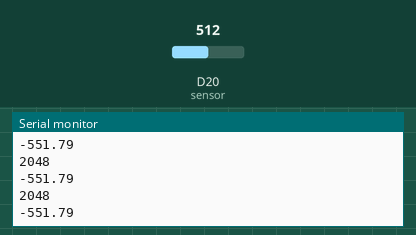
Simulated run of this sketch. Board: Arduino Zero (SAMD21). Shown: the last lines printed to the serial monitor. Inputs (shaded band) come from the test bench; at power-on: D20 (sensor) = 512 (analog values on the 0–1023 scale).

Above: at 1.2 s.
1.3 s: D20 (sensor) set to 716
At 1.68 s:
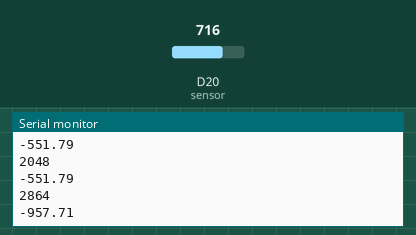
2.8 s: D20 (sensor) set to 900
At 2.93 s:
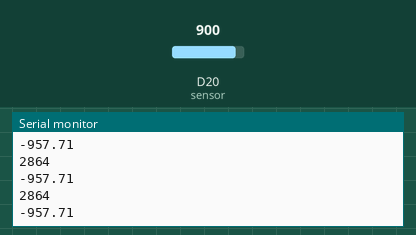
Timing chart, 0 to 5.8 s (numbered marks = the images above; inputs shaded):
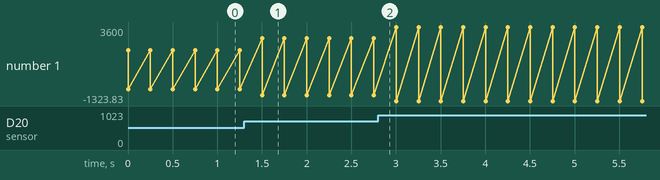

Measured:
- after the input at 1.3 s, the serial monitor: prints a new line after 0.20 s (image 1)
- plotted number 1: -551.79 → -957.71 after the input at 1.3 s, -957.71 → -1323.83 after the input at 2.8 s

The sketch:

test-temperature.ino
```cpp
/*
  check temperature sensor

  Setup: needs a dataviewer to view the result

  Expected result: the current temperture in degrees C printed on the dataviewer,
   interleaved with the raw binary code readout from the temperature sensor

*/

void setup() {
  Serial.begin(9600);
  analogReadResolution(12);
}


void loop() {
  int tempcode = analogRead(A6); // A6 is the temperature sensor
  Serial.println(tempcode);
  float tempV = ((float) tempcode) * (3300.0 / 4095.0);

  float temp = 25.0 - ((tempV - 716.0) / 1.62); // 716mV and 1.62mV/C are from the KL02 datasheet

  Serial.println(temp, 2);
  delay(250);
}
```
